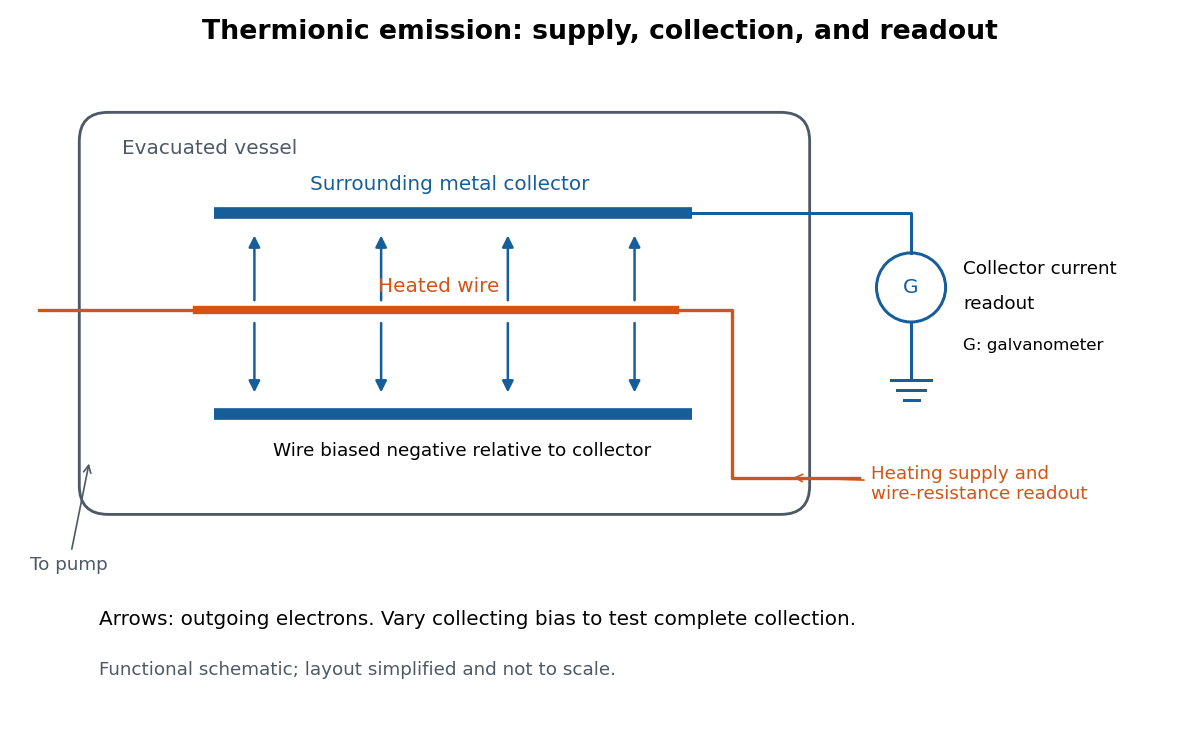

The script that drew this image:
"""Functional thermionic-emission schematic; Python 3.14, matplotlib 3.10.7.

Run from _media. No historical dimensions or instrument performance implied.
"""
from pathlib import Path

import matplotlib.pyplot as plt
from matplotlib.patches import Circle, FancyArrowPatch, FancyBboxPatch


def main():
    plt.rcParams.update({"font.size": 12, "font.family": "DejaVu Sans"})
    fig, ax = plt.subplots(figsize=(10, 6.1), dpi=120, facecolor="white")
    ax.set(xlim=(0, 10), ylim=(0, 6.1), aspect="equal")
    ax.axis("off")
    blue, orange, gray = "#165e99", "#d35416", "#4d5966"
    ax.text(5, 5.86, "Thermionic emission: supply, collection, and readout",
            ha="center", fontsize=16, weight="bold")
    ax.add_patch(FancyBboxPatch((0.5, 1.75), 6.3, 3.45,
                               boxstyle="round,pad=0.02,rounding_size=0.25",
                               facecolor="white", edgecolor=gray, linewidth=1.7))
    ax.text(0.85, 4.86, "Evacuated vessel", color=gray)
    # Longitudinal section through a cylindrical collector: two walls.
    ax.plot([1.65, 5.8], [4.35, 4.35], color=blue, lw=7, solid_capstyle="butt")
    ax.plot([1.65, 5.8], [2.6, 2.6], color=blue, lw=7, solid_capstyle="butt")
    ax.text(3.7, 4.55, "Surrounding metal collector", ha="center", color=blue)
    ax.plot([0.13, 1.5], [3.5, 3.5], color=orange, lw=2)
    ax.plot([1.5, 5.65], [3.5, 3.5], color=orange, lw=5)
    ax.plot([5.65, 6.15, 6.15, 7.25], [3.5, 3.5, 2.05, 2.05], color=orange, lw=2)
    ax.text(3.6, 3.66, "Heated wire", ha="center", color=orange)
    for x in [2.0, 3.1, 4.2, 5.3]:
        for y in [2.76, 4.18]:
            ax.add_patch(FancyArrowPatch((x, 3.42 if y < 3.5 else 3.56), (x, y),
                         arrowstyle="-|>", mutation_scale=14, color=blue, lw=1.5))
    ax.plot([5.8, 7.7, 7.7], [4.35, 4.35, 4.0], color=blue, lw=1.8)
    ax.add_patch(Circle((7.7, 3.7), 0.3, facecolor="white", edgecolor=blue, lw=1.8))
    ax.text(7.7, 3.7, "G", ha="center", va="center", color=blue)
    ax.plot([7.7, 7.7], [3.4, 2.9], color=blue, lw=1.8)
    for y, w in [(2.9, .34), (2.81, .24), (2.72, .13)]:
        ax.plot([7.7-w/2, 7.7+w/2], [y, y], color=blue, lw=1.8)
    ax.text(8.15, 3.86, "Collector current", va="center", fontsize=11)
    ax.text(8.15, 3.56, "readout", va="center", fontsize=11)
    ax.text(8.15, 3.16, "G: galvanometer", fontsize=10)
    ax.annotate("To pump", xy=(0.57, 2.2), xytext=(0.05, 1.25), color=gray,
                arrowprops={"arrowstyle": "->", "color": gray}, fontsize=11)
    ax.annotate("Heating supply and\nwire-resistance readout", xy=(6.65, 2.05),
                xytext=(7.35, 1.86), color=orange, fontsize=11,
                arrowprops={"arrowstyle": "->", "color": orange})
    ax.text(3.8, 2.24, "Wire biased negative relative to collector", ha="center", fontsize=11)
    ax.text(.65, .77, "Arrows: outgoing electrons. Vary collecting bias to test complete collection.",
            fontsize=12)
    ax.text(.65, .34, "Functional schematic; layout simplified and not to scale.",
            fontsize=11, color=gray)
    fig.subplots_adjust(left=.015, right=.985, bottom=.025, top=.985)
    fig.savefig(Path(__file__).stem + ".png", facecolor="white")
    plt.close(fig)


if __name__ == "__main__":
    main()
